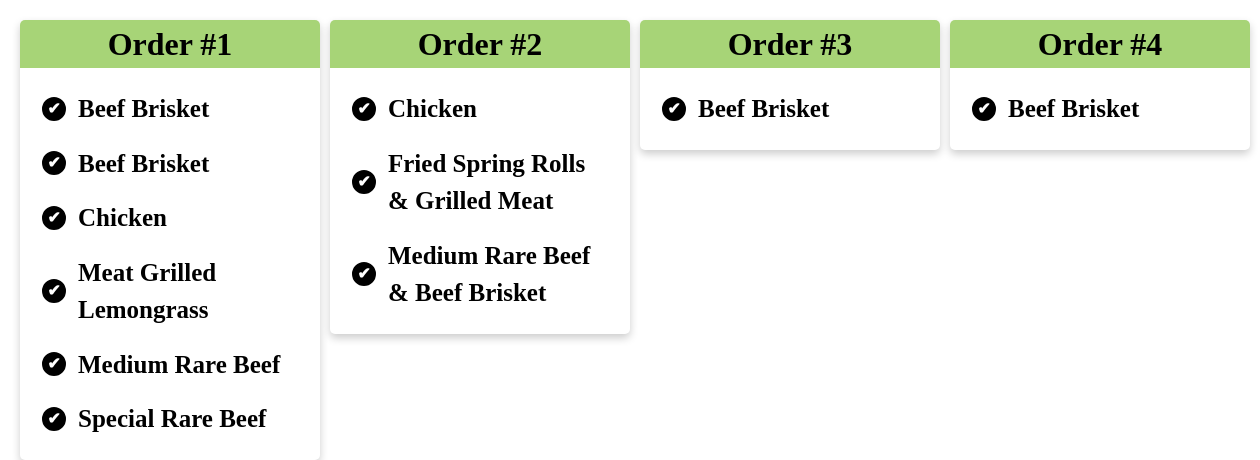
Screenshot of /kitchen_screen with the database file from the repository.
### tables this page shows
CREATE TABLE SaleItem (sale_id INTEGER REFERENCES Sales (id), item_id REFERENCES Items (id), status INTEGER, quantity INTEGER);

CREATE TABLE Items (id INTEGER PRIMARY KEY, name TEXT, price REAL, category INTEGER REFERENCES Categories (id));

### app.py (the view)
@app.route("/kitchen_screen")
def kitchen_screen():
    sqlquery = """SELECT
        Sales.id AS sale_id,
        Sales.number AS sale_number,
        Sales.status AS sale_status,
        Items.id AS item_id,
        Items.name AS item_name,
        SaleItem.status AS item_status,
        SaleItem.quantity AS item_quantity
    FROM Sales
    JOIN SaleItem ON Sales.id = SaleItem.sale_id
    JOIN Items ON SaleItem.item_id = Items.id
    ORDER BY Sales.number, Items.name;"""
    results = query_db(sqlquery)
    grouped_sales = {}
    for row in results:
        sale_id = row["sale_id"]
        quantity = row["item_quantity"] or 1
        if sale_id not in grouped_sales:
            grouped_sales[sale_id] = {
                "sale_number": row["sale_number"],
                "status" : row["sale_status"],
                "items" : []
            }
        for _ in range(quantity):
            grouped_sales[sale_id]["items"].append({
                "item_id": row["item_id"],
                "name": row["item_name"],
                "status": row["item_status"]
            })
    return render_template("kitchen_screen.html", sales=grouped_sales)

### app.py (called while the page is built)
def get_db():
    db = getattr(g, '_database', None)
    if db is None:
        db = g._database = sqlite3.connect(DATABASE)
        db.row_factory = sqlite3.Row
    return db

@app.teardown_appcontext
def close_connection(exception):
    db = getattr(g, '_database', None)
    if db is not None:
        db.close()

def query_db(query, args=(), one=False, commit=False):
    cur = get_db().execute(query, args)
    if commit:
        get_db().commit()
        lastrowid = cur.lastrowid
        cur.close()
        return lastrowid
    else:
        rv = cur.fetchall()
        cur.close()
        return (rv[0] if rv else None) if one else rv

### templates/kitchen_screen.html (shortened to what this page needs)
<!DOCTYPE html>
<html lang="en">
<head>
    <link rel="stylesheet" href="{{ url_for('static', filename='kitchenstyle.css') }}">
</head>
<body>
    <div class="page-wrapper">
        <div class="container">
            {% for sale_id, details in sales.items() %}
                <div class="card">
                    {% if details.status is none %}
                        <div class="card-header">
                            <h1>Order #{{ details.sale_number }}</h1>
                        </div>
                    {% else %}
                        <div class="ready-card-header">
                            <h1>Order #{{ details.sale_number }}</h1>
                        </div>
                    {% endif %}
                    <div class="card-body">
                        {% for item in details['items'] %}
                            <div class="item-row{% if item['status'] is not none %} ready{% else %} unready{% endif %}"
                                 data-sale-id="{{ sale_id }}"
                                 data-item-id="{{ item['item_id'] }}"
                                 data-ready="{{ 1 if item['status'] is not none else 0 }}">
                                <span class="check-icon"></span>
                                <h2>{{ item['name'] }}</h2>
                            </div>
                        {% endfor %}
                    </div>
                </div>
            {% endfor %}
        </div>
    </div>
</body>

### static/kitchenstyle.css (style rules this page uses)
*, *::before, *::after { box-sizing: border-box; }
*:not(dialog) { margin: 0; }
@media (prefers-reduced-motion: no-preference) { html { interpolate-size: allow-keywords; } }
body { line-height: 1.5; -webkit-font-smoothing: antialiased; }
p, h1, h2, h3, h4, h5, h6 { overflow-wrap: break-word; }
h1, h2, h3, h4, h5, h6 { text-wrap: balance; }
.page-wrapper { margin: 20px; }
h1 { text-align: center; }
.container { display: grid; grid-auto-flow: column; grid-auto-columns: 300px; overflow-wrap: auto; gap: 10px; max-width: 100%; align-items: start; }
.card { box-shadow: 0 4px 8px 0 rgba(0,0,0,0.2); border-radius: 5px; align-self: start; }
.ready-card-header { background-color: #A7D477; border-radius: 5px 5px 0px 0px; }
.card-body { padding: 10px; }
.item-row { display: flex; align-items: center; gap: 0.75rem; margin: 7px; cursor: pointer; padding: 5px; border-radius: 10px; }
.item-row h2 { display: inline-block; margin: 0; font-size: 25px; }
.check-icon { display: inline-flex; align-items: center; justify-content: center; width: 1.5rem; height: 1.5rem; min-width: 1.5rem; min-height: 1.5rem; border: 2px solid #000; border-radius: 50%; background: #fff; color: #000; font-size: 1rem; line-height: 1; font-weight: 900; }
.check-icon::after { content: "✓"; }
.item-row.ready .check-icon { border-color: #000; background: #000; color: #fff; }
.item-row.ready .check-icon::after { content: "✔"; }

### rows the page displays
SaleItem: name "Beef Brisket"
SaleItem: name "Chicken"
SaleItem: name "Meat Grilled Lemongrass"
SaleItem: name "Medium Rare Beef"
SaleItem: name "Special Rare Beef"
SaleItem: name "Chicken"
SaleItem: name "Fried Spring Rolls & Grilled Meat"
SaleItem: name "Medium Rare Beef & Beef Brisket"
SaleItem: name "Beef Brisket"
SaleItem: name "Beef Brisket"

### other values shown
{{ details.sale_number }} "1" "2" "3" "4"
